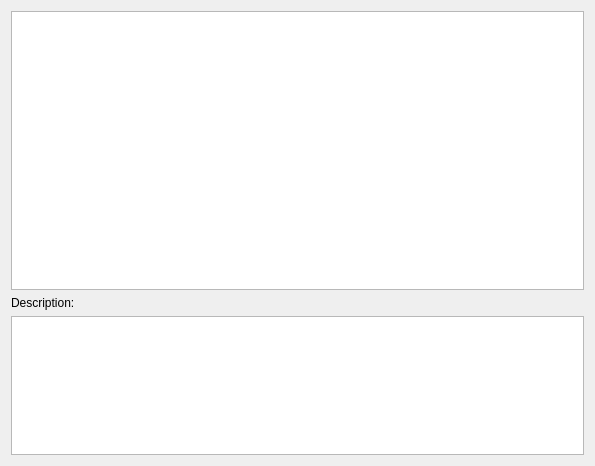
<?xml version="1.0" encoding="UTF-8"?>
<ui version="4.0">
 <class>MetaDataEditWidget</class>
 <widget class="QWidget" name="MetaDataEditWidget">
  <property name="geometry">
   <rect>
    <x>0</x>
    <y>0</y>
    <width>595</width>
    <height>466</height>
   </rect>
  </property>
  <property name="windowTitle">
   <string>Form</string>
  </property>
  <layout class="QVBoxLayout" name="verticalLayout" stretch="2,0,1">
   <item>
    <widget class="QTableWidget" name="tableWidgetProperties">
     <property name="alternatingRowColors">
      <bool>true</bool>
     </property>
    </widget>
   </item>
   <item>
    <widget class="QLabel" name="label">
     <property name="text">
      <string>Description:</string>
     </property>
    </widget>
   </item>
   <item>
    <widget class="QPlainTextEdit" name="plainTextEdit"/>
   </item>
  </layout>
 </widget>
 <resources/>
 <connections/>
</ui>
